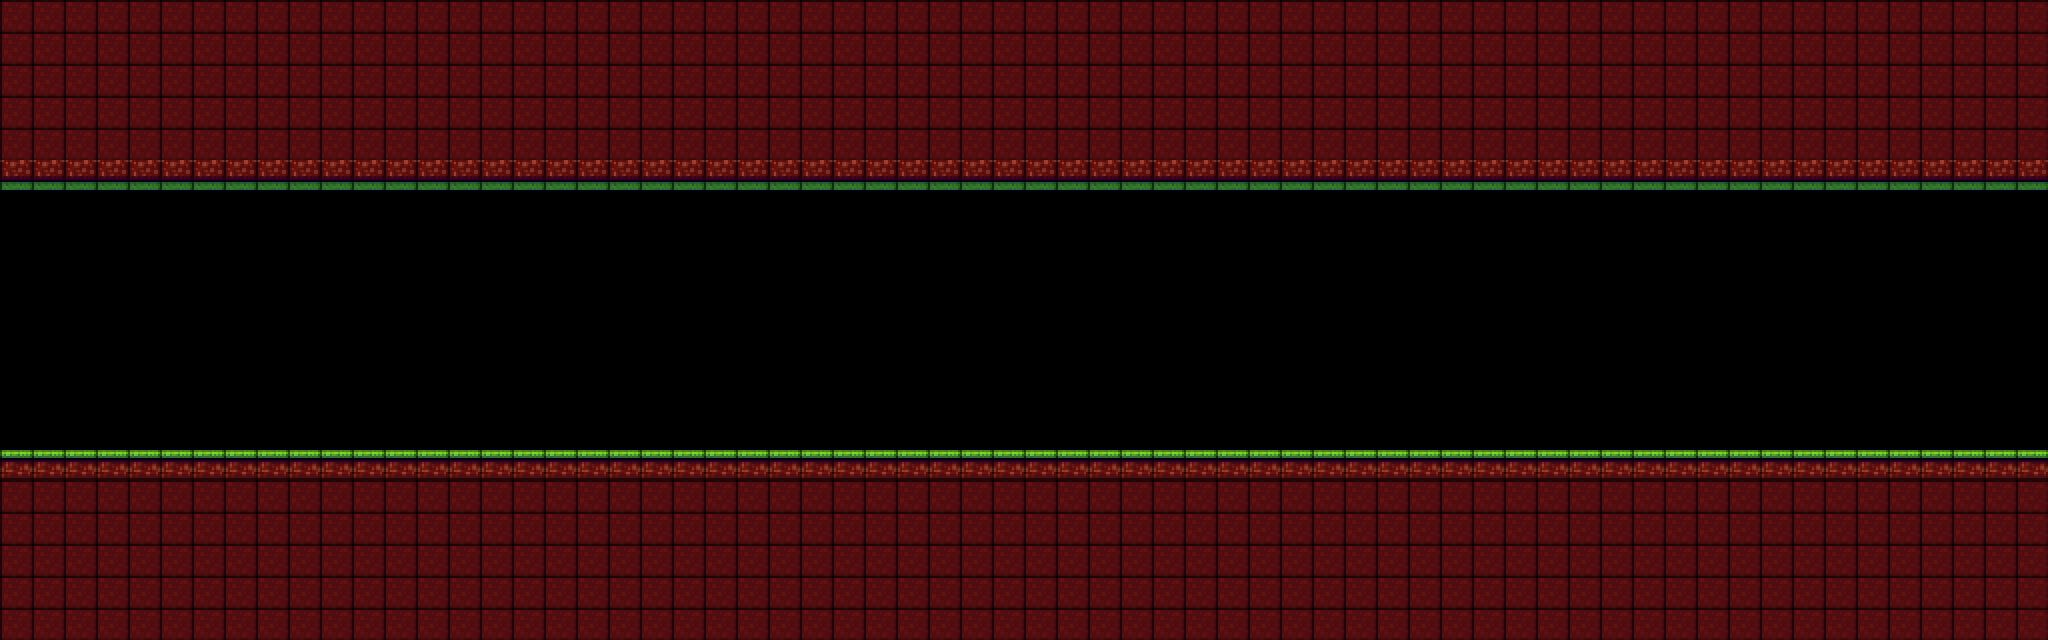

A 2D game scene composited from a Tiled map and its tileset images. What follows is a short description and the map's XML, with every tile layer's data as written:
An orthogonal 64x20 tile map with 32x32 px tiles, 1 tile layer (Tile Layer 1).

<map version="1.9" tiledversion="1.9.2" orientation="orthogonal" renderorder="right-down" width="64" height="20" tilewidth="32" tileheight="32" infinite="0" nextlayerid="2" nextobjectid="1">
 <tileset firstgid="1" source="Tilemap.tsx" />
 <layer id="1" name="Tile Layer 1" width="64" height="20">
  <data encoding="csv">
29,29,29,29,29,29,29,29,29,29,29,29,29,29,29,29,29,29,29,29,29,29,29,29,29,29,29,29,29,29,29,29,29,29,29,29,29,29,29,29,29,29,29,29,29,29,29,29,29,29,29,29,29,29,29,29,29,29,29,29,29,29,29,29,
29,29,29,29,29,29,29,29,29,29,29,29,29,29,29,29,29,29,29,29,29,29,29,29,29,29,29,29,29,29,29,29,29,29,29,29,29,29,29,29,29,29,29,29,29,29,29,29,29,29,29,29,29,29,29,29,29,29,29,29,29,29,29,29,
29,29,29,29,29,29,29,29,29,29,29,29,29,29,29,29,29,29,29,29,29,29,29,29,29,29,29,29,29,29,29,29,29,29,29,29,29,29,29,29,29,29,29,29,29,29,29,29,29,29,29,29,29,29,29,29,29,29,29,29,29,29,29,29,
29,29,29,29,29,29,29,29,29,29,29,29,29,29,29,29,29,29,29,29,29,29,29,29,29,29,29,29,29,29,29,29,29,29,29,29,29,29,29,29,29,29,29,29,29,29,29,29,29,29,29,29,29,29,29,29,29,29,29,29,29,29,29,29,
29,29,29,29,29,29,29,29,29,29,29,29,29,29,29,29,29,29,29,29,29,29,29,29,29,29,29,29,29,29,29,29,29,29,29,29,29,29,29,29,29,29,29,29,29,29,29,29,29,29,29,29,29,29,29,29,29,29,29,29,29,29,29,29,
45,45,45,45,45,45,45,45,45,45,45,45,45,45,45,45,45,45,45,45,45,45,45,45,45,45,45,45,45,45,45,45,45,45,45,45,45,45,45,45,45,45,45,45,45,45,45,45,45,45,45,45,45,45,45,45,45,45,45,45,45,45,45,45,
0,0,0,0,0,0,0,0,0,0,0,0,0,0,0,0,0,0,0,0,0,0,0,0,0,0,0,0,0,0,0,0,0,0,0,0,0,0,0,0,0,0,0,0,0,0,0,0,0,0,0,0,0,0,0,0,0,0,0,0,0,0,0,0,
0,0,0,0,0,0,0,0,0,0,0,0,0,0,0,0,0,0,0,0,0,0,0,0,0,0,0,0,0,0,0,0,0,0,0,0,0,0,0,0,0,0,0,0,0,0,0,0,0,0,0,0,0,0,0,0,0,0,0,0,0,0,0,0,
0,0,0,0,0,0,0,0,0,0,0,0,0,0,0,0,0,0,0,0,0,0,0,0,0,0,0,0,0,0,0,0,0,0,0,0,0,0,0,0,0,0,0,0,0,0,0,0,0,0,0,0,0,0,0,0,0,0,0,0,0,0,0,0,
0,0,0,0,0,0,0,0,0,0,0,0,0,0,0,0,0,0,0,0,0,0,0,0,0,0,0,0,0,0,0,0,0,0,0,0,0,0,0,0,0,0,0,0,0,0,0,0,0,0,0,0,0,0,0,0,0,0,0,0,0,0,0,0,
0,0,0,0,0,0,0,0,0,0,0,0,0,0,0,0,0,0,0,0,0,0,0,0,0,0,0,0,0,0,0,0,0,0,0,0,0,0,0,0,0,0,0,0,0,0,0,0,0,0,0,0,0,0,0,0,0,0,0,0,0,0,0,0,
0,0,0,0,0,0,0,0,0,0,0,0,0,0,0,0,0,0,0,0,0,0,0,0,0,0,0,0,0,0,0,0,0,0,0,0,0,0,0,0,0,0,0,0,0,0,0,0,0,0,0,0,0,0,0,0,0,0,0,0,0,0,0,0,
0,0,0,0,0,0,0,0,0,0,0,0,0,0,0,0,0,0,0,0,0,0,0,0,0,0,0,0,0,0,0,0,0,0,0,0,0,0,0,0,0,0,0,0,0,0,0,0,0,0,0,0,0,0,0,0,0,0,0,0,0,0,0,0,
0,0,0,0,0,0,0,0,0,0,0,0,0,0,0,0,0,0,0,0,0,0,0,0,0,0,0,0,0,0,0,0,0,0,0,0,0,0,0,0,0,0,0,0,0,0,0,0,0,0,0,0,0,0,0,0,0,0,0,0,0,0,0,0,
19,19,19,19,19,19,19,19,19,19,19,19,19,19,19,19,19,19,19,19,19,19,19,19,19,19,19,19,19,19,19,19,19,19,19,19,19,19,19,19,19,19,19,19,19,19,19,19,19,19,19,19,19,19,19,19,19,19,19,19,19,19,19,19,
29,29,29,29,29,29,29,29,29,29,29,29,29,29,29,29,29,29,29,29,29,29,29,29,29,29,29,29,29,29,29,29,29,29,29,29,29,29,29,29,29,29,29,29,29,29,29,29,29,29,29,29,29,29,29,29,29,29,29,29,29,29,29,29,
29,29,29,29,29,29,29,29,29,29,29,29,29,29,29,29,29,29,29,29,29,29,29,29,29,29,29,29,29,29,29,29,29,29,29,29,29,29,29,29,29,29,29,29,29,29,29,29,29,29,29,29,29,29,29,29,29,29,29,29,29,29,29,29,
29,29,29,29,29,29,29,29,29,29,29,29,29,29,29,29,29,29,29,29,29,29,29,29,29,29,29,29,29,29,29,29,29,29,29,29,29,29,29,29,29,29,29,29,29,29,29,29,29,29,29,29,29,29,29,29,29,29,29,29,29,29,29,29,
29,29,29,29,29,29,29,29,29,29,29,29,29,29,29,29,29,29,29,29,29,29,29,29,29,29,29,29,29,29,29,29,29,29,29,29,29,29,29,29,29,29,29,29,29,29,29,29,29,29,29,29,29,29,29,29,29,29,29,29,29,29,29,29,
29,29,29,29,29,29,29,29,29,29,29,29,29,29,29,29,29,29,29,29,29,29,29,29,29,29,29,29,29,29,29,29,29,29,29,29,29,29,29,29,29,29,29,29,29,29,29,29,29,29,29,29,29,29,29,29,29,29,29,29,29,29,29,29
</data>
 </layer>
</map>